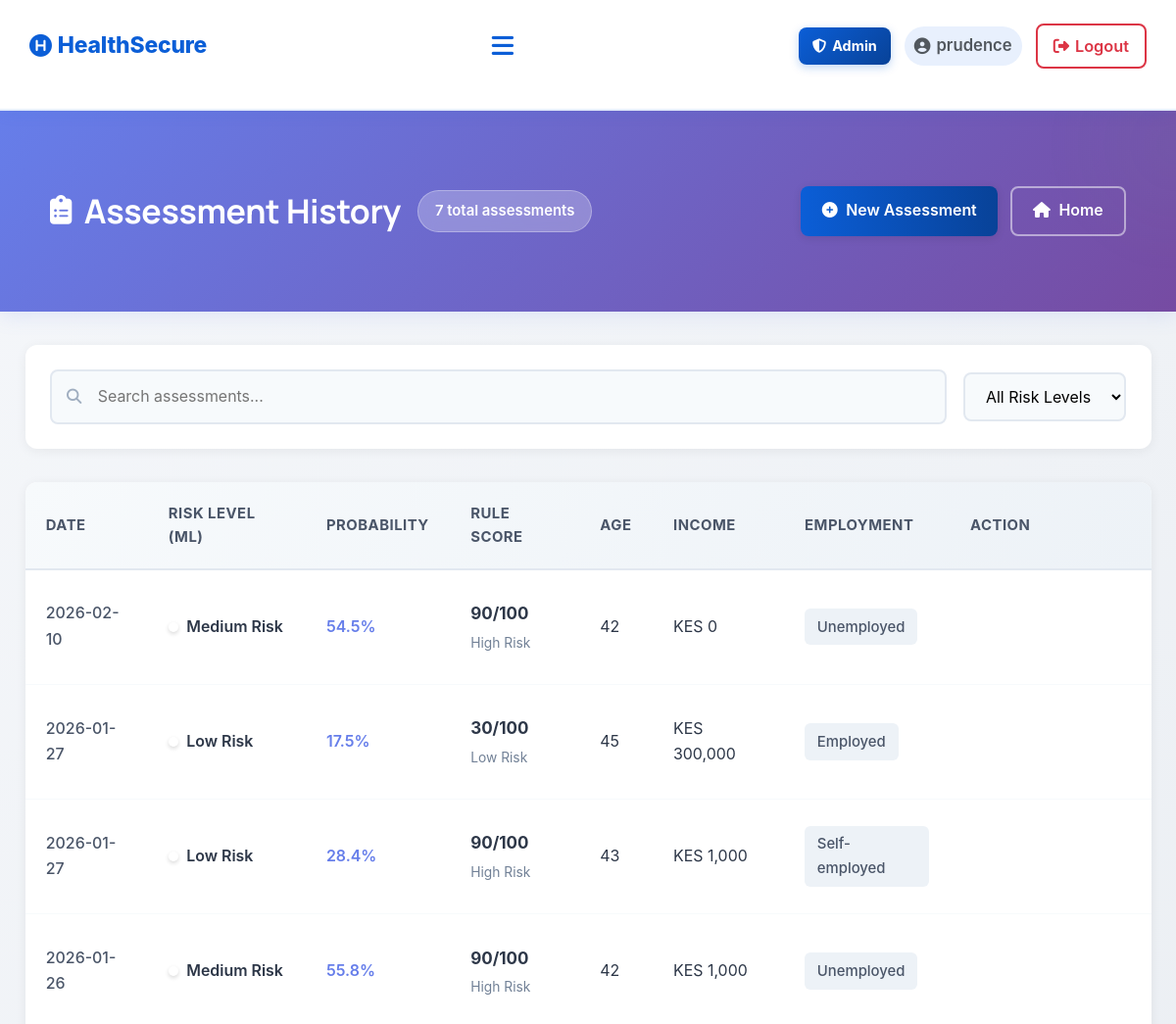
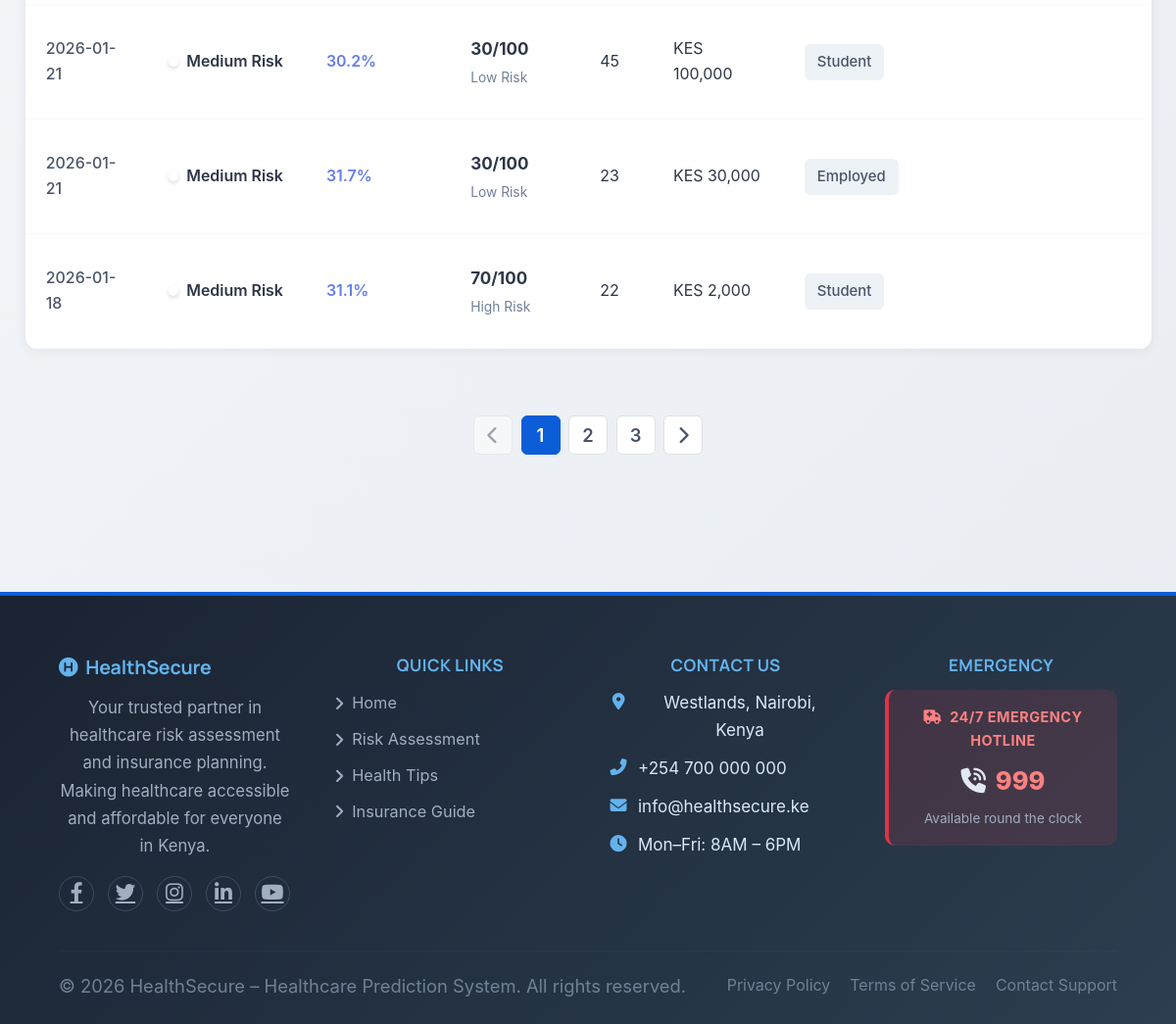
Screenshot of /history (signed in) with the database file from the repository (2 pictures, top to bottom).
### tables this page shows
CREATE TABLE assessments (
            id INTEGER PRIMARY KEY AUTOINCREMENT,
            user_id INTEGER NOT NULL,
            age INTEGER,
            gender TEXT,
            marital_status TEXT,
            employment_status TEXT,
            income REAL,
            children INTEGER,
            education_level TEXT,
            residence_type TEXT,
            chronic_illness TEXT,
            family_size INTEGER,
            healthcare_knowledge TEXT,
            hospital_visit_gap REAL,
            routine_checkups INTEGER,
            cancer_screening INTEGER,
            dental_checkup INTEGER,
            mental_health_support INTEGER,
            risk_level TEXT,
            probability REAL,
            created_at TIMESTAMP DEFAULT CURRENT_TIMESTAMP, rule_based_score INTEGER DEFAULT 0, rule_based_category TEXT DEFAULT "Unknown",
            FOREIGN KEY (user_id) REFERENCES users (id)
        );

### app.py (the view)
@app.route('/history')
def history():
    if not session.get('logged_in'):
        flash('Please log in to view your history.', 'warning')
        return redirect(url_for('login'))
    conn = get_db_connection()
    assessments = conn.execute(
        'SELECT * FROM assessments WHERE user_id = ? ORDER BY created_at DESC LIMIT 20',
        (session.get('user_id'),)
    ).fetchall()
    conn.close()
    return render_template('history.html',
                          assessments=assessments,
                          username=session.get('username'))

### app.py (called while the page is built)
@app.context_processor
def inject_assessment_results():
    return {
        'has_results': session.get('assessment_result') is not None,
        'assessment_result': session.get('assessment_result'),
        'assessment_user_data': session.get('user_data')
    }

def get_db_connection():
    conn = sqlite3.connect(DATABASE)
    conn.row_factory = sqlite3.Row
    return conn

### templates/history.html (shortened to what this page needs)
{% extends "base.html" %}
{% block extra_css %}
<link rel="stylesheet" href="{{ url_for('static', filename='css/history.css') }}">
{% endblock %}
{% block content %}
    <div class="history-page-header">
        <div class="history-page-container">
            <div class="header-content">
                <div class="header-left">
                    <h1 class="page-title">
                        <i class="fas fa-clipboard-list"></i>
                        Assessment History
                    </h1>
                    {% if assessments %}
                    <span class="total-badge">{{ assessments|length }} total assessment{{ 's' if assessments|length != 1 else '' }}</span>
                    {% endif %}
                </div>
                <div class="header-actions">
                    <a href="{{ url_for('assess') }}" class="btn-modern btn-primary">
                        <i class="fas fa-plus-circle"></i> New Assessment
                    </a>
                    <a href="{{ url_for('index') }}" class="btn-modern btn-outline">
                        <i class="fas fa-home"></i> Home
                    </a>
                </div>
            </div>
        </div>
    </div>
    <div class="history-page-container">
        {% if assessments %}
        <div class="filter-bar">
            <div class="search-box">
                <i class="fas fa-search"></i>
                <input type="text" id="searchInput" placeholder="Search assessments..." aria-label="Search assessments">
            </div>
            <div class="filter-controls">
                <select class="filter-select" id="riskFilter" aria-label="Filter by risk level">
                    <option value="">All Risk Levels</option>
                </select>
            </div>
        </div>
        <div class="table-container desktop-only">
            <table class="modern-table">
                <thead>
                    <tr>
                        <th>Date</th>
                        <th>Risk Level (ML)</th>
                        <th>Probability</th>
                        <th>Rule Score</th>
                        <th>Age</th>
                        <th>Income</th>
                        <th>Employment</th>
                        <th>Action</th>
                    </tr>
                </thead>
                <tbody>
                    {% for assessment in assessments %}
                    <tr class="table-row" data-risk="{{ assessment['risk_level'].lower().replace(' ', '-').replace('risk', '').strip() }}">
                        <td data-label="Date">
                            <span class="date-text">{{ assessment['created_at'][:10] }}</span>
                        </td>
                        <td data-label="Risk Level">
                            <div class="risk-indicator">
                                <span class="risk-dot risk-dot-{{ assessment['risk_level'].lower().replace(' ', '-').replace('risk', '').strip() }}"></span>
                                <span class="risk-label">{{ assessment['risk_level'] }}</span>
                            </div>
                        </td>
                        <td data-label="Probability">
                            <span class="probability-text">{{ "%.1f"|format(assessment['probability']) }}%</span>
                        </td>
                        <td data-label="Rule Score">
                            <div class="rule-score-cell">
                                <strong class="score-value">{{ assessment['rule_based_score'] or 'N/A' }}/100</strong>
                                <small class="score-category">{{ assessment['rule_based_category'] or 'N/A' }}</small>
                            </div>
                        </td>
                        <td data-label="Age">{{ assessment['age'] }}</td>
                        <td data-label="Income">KES {{ "{:,.0f}".format(assessment['income']) }}</td>
                        <td data-label="Employment">
                            <span class="employment-badge">{{ assessment['employment_status'] }}</span>
                        </td>
                        <td data-label="Action">
                            <a href="{{ url_for('view_assessment_result', assessment_id=assessment['id']) }}" class="btn-modern btn-outline">
                                <i class="fas fa-eye"></i> View Results
                            </a>
                        </td>
                    </tr>
                    {% endfor %}
                </tbody>
            </table>
        </div>
        <div class="pagination-container">
            <button class="pagination-btn" disabled>
                <i class="fas fa-chevron-left"></i>
            </button>
            <button class="pagination-btn active">1</button>
            <button class="pagination-btn">2</button>
            <button class="pagination-btn">3</button>
            <button class="pagination-btn">
                <i class="fas fa-chevron-right"></i>
            </button>
        </div>
        {% endif %}
    </div>
{% endblock %}

### static/css/base.css (style rules this page uses)
:root { --bg: #f6f9fc; --surface: #ffffff; --primary: #0b5ed7; --primary-dark: #084298; --primary-light: #e8f0fd; --accent: #28a745; --accent-light: #d4edda; --muted: #52585e; --text: #1a2332; --soft: #eef2f6; --glass: rgba(255,255,255,0.75); --card-shadow: 0 10px 30px rgba(2,12,27,0.08); --card-shadow-hover: 0 18px 36px rgba(2,12,27,0.13); --radius: 14px; --transition: all 0.25s ease; --font-display: "Manrope", "Segoe UI", sans-serif; --font-body: "Source Sans 3", "Segoe UI", sans-serif; --section-space: clamp(2.2rem, 4vw, 3.6rem); --fs-body: clamp(1rem, 0.96rem + 0.2vw, 1.08rem); --fs-small: clamp(0.95rem, 0.9rem + 0.15vw, 1rem); }
* { margin: 0; padding: 0; box-sizing: border-box; font-family: var(--font-body); }
html { font-size: 17px; overflow-x: hidden; width: 100%; }
body { background: linear-gradient(180deg, #d9e2ef 0%, #eff5fb 58%, #f8fbff 100%); color: var(--text); -webkit-font-smoothing: antialiased; -moz-osx-font-smoothing: grayscale; position: relative; min-height: 100vh; width: 100%; max-width: 100vw; overflow-x: hidden; font-size: var(--fs-body); line-height: 1.65; }
h1, h2, h3, h4, h5 { font-family: var(--font-display); letter-spacing: -0.01em; line-height: 1.3; }
p, li, label, input, select, textarea, .btn, .form-hint, .text-muted { font-size: var(--fs-body); }
body::before { content: ""; position: absolute; top: -7%; right: -7%; width: min(420px, 50vw); height: min(420px, 50vw); max-width: 100%; background: radial-gradient(circle at 30% 30%, rgba(4, 30, 68, 0.06), transparent 30%), radial-gradient(circle at 80% 70%, rgba(123,211,137,0.04), transparent 30%); pointer-events: none; z-index: 0; }
.btn-primary, .btn-success { background: linear-gradient(90deg, var(--primary), var(--primary-dark)) !important; border: none !important; color: #ffffff !important; box-shadow: 0 4px 16px rgba(11,94,215,0.20); font-weight: 600; }
.btn-outline { border: 2px solid #ffffff; color: #ffffff; background: rgba(255, 255, 255, 0.1); }
.page-title { text-align: center; margin: 2.5rem 0; color: #0d0d0e; font-size: 28px; }
h1, h2, h3, p { word-wrap: break-word; }

### static/css/style.css (style rules this page uses)
:root { --bg: #f6f9fc; --surface: #ffffff; --primary: #0b5ed7; --primary-dark: #084298; --primary-light: #e8f0fd; --accent: #28a745; --muted: #52585e; --text: #1a2332; --soft: #eef2f6; --glass: rgba(255,255,255,0.75); --card-shadow: 0 8px 30px rgba(2,12,27,0.08); --radius: 12px; --transition: all 0.25s ease; }
* { margin: 0; padding: 0; box-sizing: border-box; font-family: "Inter", "Segoe UI", system-ui, sans-serif; }
html, body { overflow-x: hidden; max-width: 100%; }
body { background: linear-gradient(180deg, #ced8e7 0%, #eef6fb 100%); color: var(--text); -webkit-font-smoothing: antialiased; -moz-osx-font-smoothing: grayscale; position: relative; min-height: 100vh; width: 100%; }
body::before { content: ""; position: fixed; top: -7%; right: -7%; width: 420px; height: 420px; background: radial-gradient(circle at 30% 30%, rgba(4, 30, 68, 0.06), transparent 30%), radial-gradient(circle at 80% 70%, rgba(123,211,137,0.04), transparent 30%); pointer-events: none; z-index: 0; }
.btn-primary, .btn-success { background: linear-gradient(90deg, var(--primary), var(--primary-dark)) !important; border: none !important; color: #ffffff !important; box-shadow: 0 4px 16px rgba(11,94,215,0.20); font-weight: 600; }
.page-title { text-align: center; margin: 2.5rem 0; color: #0d0d0e; font-size: 28px; }
.btn-primary { background: var(--secondary); color: white; }
.btn-outline { border: 2px solid #ffffff; color: #ffffff; background: rgba(255, 255, 255, 0.1); }

### rows the page displays
assessments: created_at "2026-02-10", risk_level "Medium Risk", probability "54.5", rule_based_score "90", rule_based_category "High Risk", age "42", income "0", employment_status "Unemployed"
assessments: created_at "2026-01-27", risk_level "Low Risk", probability "17.5", rule_based_score "30", rule_based_category "Low Risk", age "45", income "300,000", employment_status "Employed"
assessments: created_at "2026-01-27", risk_level "Low Risk", probability "28.4", rule_based_score "90", rule_based_category "High Risk", age "43", income "1,000", employment_status "Self-employed"
assessments: created_at "2026-01-26", risk_level "Medium Risk", probability "55.8", rule_based_score "90", rule_based_category "High Risk", age "42", income "1,000", employment_status "Unemployed"
assessments: created_at "2026-01-21", risk_level "Medium Risk", probability "30.2", rule_based_score "30", rule_based_category "Low Risk", age "45", income "100,000", employment_status "Student"
assessments: created_at "2026-01-21", risk_level "Medium Risk", probability "31.7", rule_based_score "30", rule_based_category "Low Risk", age "23", income "30,000", employment_status "Employed"
assessments: created_at "2026-01-18", risk_level "Medium Risk", probability "31.1", rule_based_score "70", rule_based_category "High Risk", age "22", income "2,000", employment_status "Student"

### other values shown
{{ session.username }} "prudence"
{{ assessments|length }} "7"
{{ 's' if assessments|length != 1 else '' }} "s"
